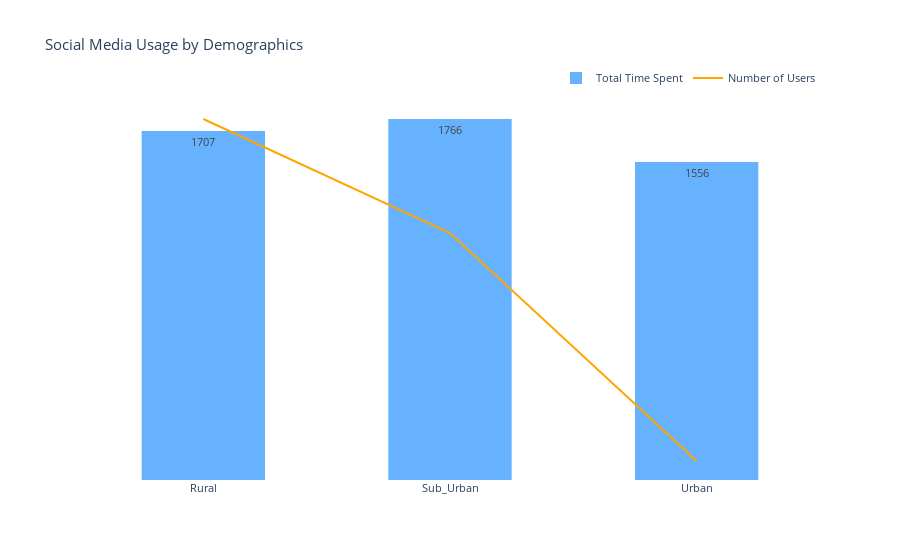

Notebook code for this chart:
### Code cell
# Create the combo chart
import plotly.graph_objects as go
fig = go.Figure()


fig.add_trace(go.Bar(
    x=demographic_stats.index,
    y=demographic_stats["total_time_spent"],
    text=demographic_stats["total_time_spent"],  
    textposition="auto",  
    name="Total Time Spent",
    marker_color='rgb(102, 178, 255)', 
    marker_line_width=0,  
    width=0.5  
))


fig.add_trace(go.Scatter(
    x=demographic_stats.index,
    y=demographic_stats["num_users"],
    text=demographic_stats["num_users"], 
    textposition="bottom center", 
    name="Number of Users",
    yaxis="y2",
    mode='lines',  
    marker=dict(symbol='circle', size=8), 
    line=dict(color='rgb(255, 165, 0)')  
))


fig.update_layout(
    title="Social Media Usage by Demographics",
    xaxis=dict(showgrid=False, zeroline=False),
    yaxis=dict(showgrid=False, zeroline=False, showticklabels=False),
    yaxis2=dict(overlaying="y", side="right", showgrid=False, zeroline=False, tickvals=[0, 250, 500], ticktext=['0', '250', '500']),
    plot_bgcolor='rgba(0,0,0,0)',
    legend=dict(
        orientation="h",
        yanchor="bottom",
        y=1.02,
        xanchor="right",
        x=1
    ),
    font=dict(size=11) 
)


fig.show()

### Figure 1 — Plotly figure (JSON) as saved in the notebook; plotly's stock layout.template omitted (floating-point values rounded to 4 significant figures)
{"data": [{"marker": {"color": "rgb(102, 178, 255)", "line": {"width": 0}}, "name": "Total Time Spent", "text": [1707, 1766, 1556], "textposition": "auto", "type": "bar", "width": 0.5, "x": ["Rural", "Sub_Urban", "Urban"], "y": [1707, 1766, 1556]}, {"line": {"color": "rgb(255, 165, 0)"}, "marker": {"size": 8, "symbol": "circle"}, "mode": "lines", "name": "Number of Users", "text": [340, 335, 325], "textposition": "bottom center", "type": "scatter", "x": ["Rural", "Sub_Urban", "Urban"], "y": [340, 335, 325], "yaxis": "y2"}], "layout": {"autosize": true, "font": {"size": 11}, "legend": {"orientation": "h", "x": 1, "xanchor": "right", "y": 1.02, "yanchor": "bottom"}, "plot_bgcolor": "rgba(0, 0, 0, 0)", "title": {"text": "Social Media Usage by Demographics"}, "xaxis": {"autorange": true, "range": [-0.5, 2.5], "showgrid": false, "type": "category", "zeroline": false}, "yaxis": {"autorange": true, "range": [0, 1859.0], "showgrid": false, "showticklabels": false, "type": "linear", "zeroline": false}, "yaxis2": {"autorange": true, "overlaying": "y", "range": [324.2, 340.8], "showgrid": false, "side": "right", "ticktext": ["0", "250", "500"], "tickvals": [0, 250, 500], "type": "linear", "zeroline": false}}}
